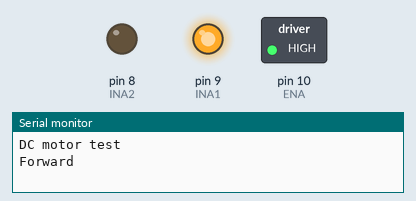
Simulated run of this sketch. Board: Arduino Uno, built with avr-gcc and run on an emulated ATmega328P. Shown: switched loads named in the sketch (green lamp = pin HIGH), output pins drawn as LEDs (lit = HIGH), the last lines printed to the serial monitor.

Above: at 0.1 s.
At 3.1 s:
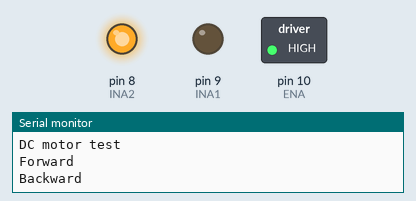
At 7.1 s:
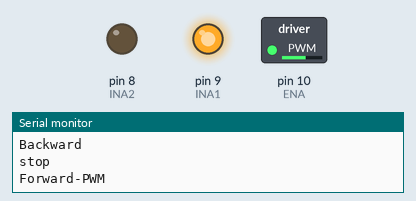
At 10.1 s:
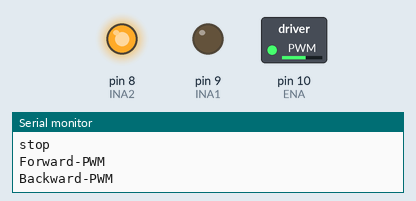
At 13.1 s:
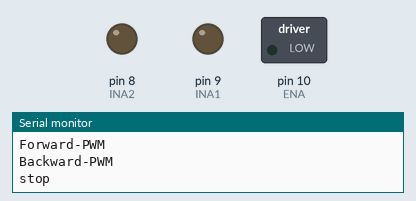
Timing chart, 0 to 14.6 s (numbered marks = the images above):
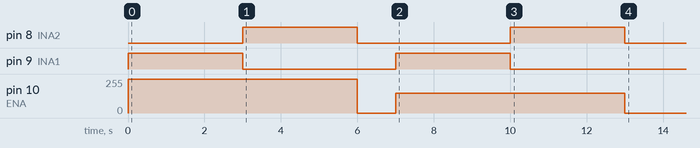

The sketch:

Motor_practice.ino
```cpp
int ENA = 10;
int INA1 = 9;
int INA2 = 8;
int cmd = 0;

void setup()
{
  Serial.begin(9600);
  pinMode(ENA, OUTPUT);
  pinMode(INA1, OUTPUT);
  pinMode(INA2, OUTPUT);

  digitalWrite(ENA, LOW);
  digitalWrite(INA1, LOW);
  digitalWrite(INA2, LOW);

  Serial.println("DC motor test");

  Serial.println("Forward ");
  digitalWrite(ENA, HIGH);
  digitalWrite(INA1, HIGH);
  digitalWrite(INA2, LOW);
  delay(3000);

  Serial.println("Backward");
  digitalWrite(ENA, HIGH);
  digitalWrite(INA1, LOW);
  digitalWrite(INA2, HIGH);
  delay(3000);

  Serial.println("stop");
  digitalWrite(ENA, LOW);
  digitalWrite(INA1, LOW);
  digitalWrite(INA2, LOW);
  delay(1000);

  Serial.println("Forward-PWM");
  analogWrite(ENA, 150);
  digitalWrite(INA1, HIGH);
  digitalWrite(INA2, LOW);
  delay(3000);

  Serial.println("Backward-PWM");
  analogWrite(ENA, 150);
  digitalWrite(INA1, LOW);
  digitalWrite(INA2, HIGH);
  delay(3000);

  Serial.println("stop");
  digitalWrite(ENA, LOW);
  digitalWrite(INA1, LOW);
  digitalWrite(INA2, LOW);
}

void loop()
{

}
```
